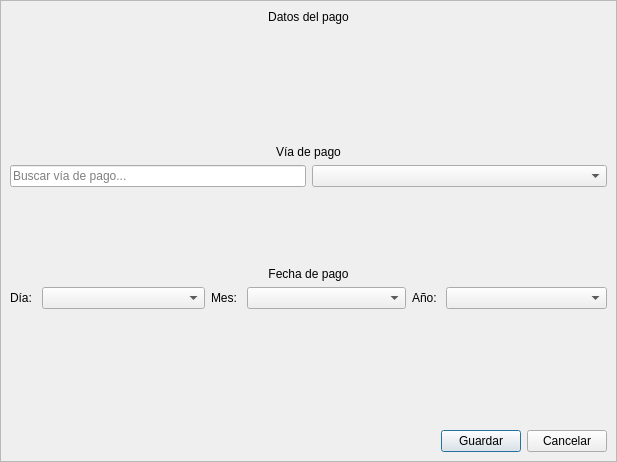
<?xml version="1.0" encoding="UTF-8"?>
<ui version="4.0">
 <class>viaPagosForm</class>
 <widget class="QDialog" name="viaPagosForm">
  <property name="geometry">
   <rect>
    <x>0</x>
    <y>0</y>
    <width>617</width>
    <height>462</height>
   </rect>
  </property>
  <property name="windowTitle">
   <string>Formulario de pago</string>
  </property>
  <property name="styleSheet">
   <string notr="true"/>
  </property>
  <layout class="QVBoxLayout" name="verticalLayout_3">
   <property name="spacing">
    <number>0</number>
   </property>
   <property name="leftMargin">
    <number>0</number>
   </property>
   <property name="topMargin">
    <number>0</number>
   </property>
   <property name="rightMargin">
    <number>0</number>
   </property>
   <property name="bottomMargin">
    <number>0</number>
   </property>
   <item>
    <widget class="QFrame" name="frame">
     <property name="frameShape">
      <enum>QFrame::StyledPanel</enum>
     </property>
     <property name="frameShadow">
      <enum>QFrame::Raised</enum>
     </property>
     <layout class="QVBoxLayout" name="verticalLayout_4">
      <item>
       <widget class="QLabel" name="label">
        <property name="text">
         <string>Datos del pago</string>
        </property>
        <property name="alignment">
         <set>Qt::AlignCenter</set>
        </property>
       </widget>
      </item>
      <item>
       <spacer name="verticalSpacer_3">
        <property name="orientation">
         <enum>Qt::Vertical</enum>
        </property>
        <property name="sizeHint" stdset="0">
         <size>
          <width>20</width>
          <height>40</height>
         </size>
        </property>
       </spacer>
      </item>
      <item>
       <layout class="QVBoxLayout" name="verticalLayout">
        <item>
         <widget class="QLabel" name="label_5">
          <property name="text">
           <string>Vía de pago</string>
          </property>
          <property name="alignment">
           <set>Qt::AlignCenter</set>
          </property>
         </widget>
        </item>
        <item>
         <layout class="QHBoxLayout" name="horizontalLayout_6" stretch="5,5">
          <item>
           <widget class="QLineEdit" name="search_via">
            <property name="placeholderText">
             <string>Buscar vía de pago...</string>
            </property>
           </widget>
          </item>
          <item>
           <widget class="QComboBox" name="cb_via">
            <property name="placeholderText">
             <string>Seleccione</string>
            </property>
           </widget>
          </item>
         </layout>
        </item>
       </layout>
      </item>
      <item>
       <layout class="QVBoxLayout" name="verticalLayout_2">
        <item>
         <spacer name="verticalSpacer_2">
          <property name="orientation">
           <enum>Qt::Vertical</enum>
          </property>
          <property name="sizeHint" stdset="0">
           <size>
            <width>20</width>
            <height>40</height>
           </size>
          </property>
         </spacer>
        </item>
        <item>
         <widget class="QLabel" name="label_6">
          <property name="cursor">
           <cursorShape>ArrowCursor</cursorShape>
          </property>
          <property name="text">
           <string>Fecha de pago</string>
          </property>
          <property name="alignment">
           <set>Qt::AlignCenter</set>
          </property>
         </widget>
        </item>
        <item>
         <layout class="QHBoxLayout" name="horizontalLayout_5">
          <item>
           <layout class="QHBoxLayout" name="horizontalLayout_2" stretch="1,8">
            <item>
             <widget class="QLabel" name="label_2">
              <property name="text">
               <string>Día: </string>
              </property>
             </widget>
            </item>
            <item>
             <widget class="QComboBox" name="cb_dia">
              <property name="placeholderText">
               <string>Seleccione</string>
              </property>
             </widget>
            </item>
           </layout>
          </item>
          <item>
           <layout class="QHBoxLayout" name="horizontalLayout_3" stretch="1,8">
            <item>
             <widget class="QLabel" name="label_3">
              <property name="text">
               <string>Mes: </string>
              </property>
             </widget>
            </item>
            <item>
             <widget class="QComboBox" name="cb_mes">
              <property name="placeholderText">
               <string>Seleccione</string>
              </property>
             </widget>
            </item>
           </layout>
          </item>
          <item>
           <layout class="QHBoxLayout" name="horizontalLayout_4" stretch="1,8">
            <item>
             <widget class="QLabel" name="label_4">
              <property name="text">
               <string>Año: </string>
              </property>
             </widget>
            </item>
            <item>
             <widget class="QComboBox" name="cb_anno">
              <property name="placeholderText">
               <string>Seleccione</string>
              </property>
             </widget>
            </item>
           </layout>
          </item>
         </layout>
        </item>
       </layout>
      </item>
      <item>
       <spacer name="verticalSpacer">
        <property name="orientation">
         <enum>Qt::Vertical</enum>
        </property>
        <property name="sizeHint" stdset="0">
         <size>
          <width>20</width>
          <height>40</height>
         </size>
        </property>
       </spacer>
      </item>
      <item>
       <layout class="QHBoxLayout" name="horizontalLayout">
        <item>
         <spacer name="horizontalSpacer_2">
          <property name="orientation">
           <enum>Qt::Horizontal</enum>
          </property>
          <property name="sizeHint" stdset="0">
           <size>
            <width>40</width>
            <height>20</height>
           </size>
          </property>
         </spacer>
        </item>
        <item>
         <widget class="QPushButton" name="bt_save">
          <property name="cursor">
           <cursorShape>PointingHandCursor</cursorShape>
          </property>
          <property name="text">
           <string>Guardar</string>
          </property>
          <property name="icon">
           <iconset>
            <normaloff>images/save.svg</normaloff>images/save.svg</iconset>
          </property>
          <property name="iconSize">
           <size>
            <width>32</width>
            <height>32</height>
           </size>
          </property>
         </widget>
        </item>
        <item>
         <widget class="QPushButton" name="bt_cancel">
          <property name="cursor">
           <cursorShape>PointingHandCursor</cursorShape>
          </property>
          <property name="text">
           <string>Cancelar</string>
          </property>
          <property name="icon">
           <iconset>
            <normaloff>images/cancel.svg</normaloff>images/cancel.svg</iconset>
          </property>
          <property name="iconSize">
           <size>
            <width>32</width>
            <height>32</height>
           </size>
          </property>
         </widget>
        </item>
       </layout>
      </item>
     </layout>
    </widget>
   </item>
  </layout>
 </widget>
 <resources/>
 <connections/>
</ui>
